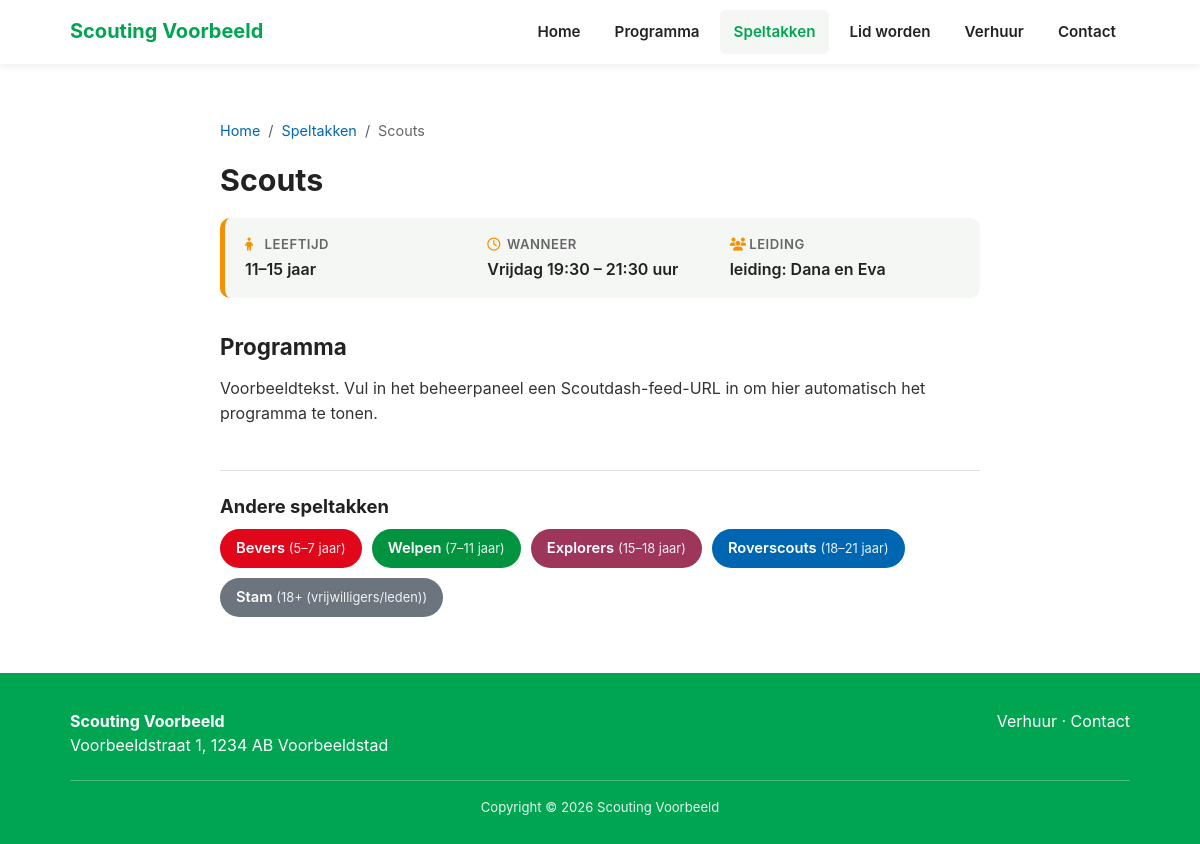
Page /speltak.php?slug=scouts on the committed database.
### tables this page shows
CREATE TABLE IF NOT EXISTS speltakken (
    id           INT UNSIGNED NOT NULL AUTO_INCREMENT,
    naam         VARCHAR(100) NOT NULL,
    slug         VARCHAR(100) NOT NULL,
    kleur        VARCHAR(20)  NOT NULL DEFAULT '#00A551',
    leeftijd     VARCHAR(100) NULL,
    dag_tijd     VARCHAR(190) NULL,
    leiding      VARCHAR(255) NULL,
    toelichting  TEXT NULL,
    feed_url     VARCHAR(500) NULL,
    afmeld_url   VARCHAR(500) NULL,
    logo         VARCHAR(255) NULL,
    inhoud       LONGTEXT NULL,
    meta_omschrijving VARCHAR(255) NULL,
    actief       TINYINT(1) NOT NULL DEFAULT 1,
    volgorde     INT NOT NULL DEFAULT 0,
    bijgewerkt   DATETIME NOT NULL DEFAULT CURRENT_TIMESTAMP ON UPDATE CURRENT_TIMESTAMP,
    PRIMARY KEY (id),
    UNIQUE KEY uniq_slug (slug)
);

### includes/db.php (called while the page is built, shortened)
<?php
function db(): PDO
{
    static $pdo = null;
    if ($pdo === null) {
        $dsn = 'mysql:host=' . DB_HOST . ';port=' . DB_PORT . ';dbname=' . DB_NAME . ';charset=' . DB_CHARSET;
        try {
            $pdo = new PDO($dsn, DB_USER, DB_PASS, [
                PDO::ATTR_ERRMODE => PDO::ERRMODE_EXCEPTION,
                PDO::ATTR_DEFAULT_FETCH_MODE => PDO::FETCH_ASSOC,
                PDO::ATTR_EMULATE_PREPARES => false,
            ]);
        } catch (PDOException $e) {
            http_response_code(500);
            if (APP_DEBUG) {
                die('Databaseverbinding mislukt: ' . htmlspecialchars($e->getMessage()));
            }
            die('Er is een probleem met de website. Probeer het later opnieuw.');
        }
    }
    return $pdo;
}

### speltak.php (the view, shortened to what this page needs)
<?php
require_once __DIR__ . '/includes/functions.php';
$slug = isset($_GET['slug']) ? trim((string) $_GET['slug']) : '';
$sp = $slug !== '' ? get_speltak_by_slug($slug) : null;
if ($sp) {
    $crumbs = [['Home', './'], ['Speltakken', speltakken_url()], [$sp['naam'], speltak_url($sp['slug'])]];
    $andere = array_values(array_filter(get_speltakken(true), fn($o) => (int) $o['id'] !== (int) $sp['id']));
}
include __DIR__ . '/includes/site_layout_top.php';
?>
<section class="pagina-content">
  <div class="container pagina-container">
    <?php if ($sp): ?>
    <?= breadcrumbs_html($crumbs) ?>
    <div class="speltak-titel" style="--speltak-kleur:<?= e($sp['kleur']) ?>">
      <h1><?= e($sp['naam']) ?></h1>
    </div>
    <?php if (!empty($sp['leeftijd']) || !empty($sp['dag_tijd']) || !empty($sp['leiding'])): ?>
    <dl class="speltak-feiten" style="--speltak-kleur:<?= e($sp['kleur']) ?>">
      <?php if (!empty($sp['leeftijd'])): ?>
      <div>
        <dt><i class="fa-solid fa-child" aria-hidden="true"></i> Leeftijd</dt>
        <dd><?= e($sp['leeftijd']) ?></dd>
      </div>
      <?php endif; ?>
      <?php if (!empty($sp['dag_tijd'])): ?>
      <div>
        <dt><i class="fa-regular fa-clock" aria-hidden="true"></i> Wanneer</dt>
        <dd><?= e($sp['dag_tijd']) ?></dd>
      </div>
      <?php endif; ?>
      <?php if (!empty($sp['leiding'])): ?>
      <div>
        <dt><i class="fa-solid fa-users" aria-hidden="true"></i> Leiding</dt>
        <dd><?= e($sp['leiding']) ?></dd>
      </div>
      <?php endif; ?>
    </dl>
    <?php endif; ?>
    <h2 class="speltak-programma-titel">Programma</h2>
    <?php if (!empty($sp['feed_url'])): ?>
      <?php if (!empty($sp['afmeld_url'])): ?>
      <p class="speltak-afmelden">Afmelden voor een opkomst? <a href="<?= e($sp['afmeld_url']) ?>" target="_blank" rel="noopener"<?= ga_event_attrs('afmeld_click', ['speltak' => $sp['slug']]) ?>>Klik hier</a>.</p>
      <?php endif; ?>
      <div class="prog-list" data-feed-slug="<?= e($sp['slug']) ?>" id="feed-<?= e($sp['slug']) ?>">
        <p class="prog-loading">Programma wordt geladen&hellip;</p>
      </div>
    <?php elseif (!empty($sp['toelichting'])): ?>
      <div class="pagina-body"><?= add_lazy_loading($sp['toelichting'])  ?></div>
    <?php else: ?>
      <p class="prog-empty">Er is op dit moment geen programma beschikbaar.</p>
    <?php endif; ?>
    <?php if ($andere): ?>
    <nav class="speltak-andere" aria-label="Andere speltakken">
      <h2>Andere speltakken</h2>
      <ul>
        <?php foreach ($andere as $o): ?>
        <li><a href="<?= e(speltak_url($o['slug'])) ?>" style="background:<?= e($o['kleur']) ?>"><?= e($o['naam']) ?><?= $o['leeftijd'] ? ' <small>(' . e($o['leeftijd']) . ')</small>' : '' ?></a></li>
        <?php endforeach; ?>
      </ul>
    </nav>
    <?php endif; ?>
    <?php else: ?>
    <h1>Speltak niet gevonden</h1>
    <p>Deze speltak bestaat niet (meer). <a href="<?= e(speltakken_url()) ?>">Bekijk alle speltakken</a> of ga <a href="./">terug naar de homepage</a>.</p>
    <?php endif; ?>
  </div>
</section>
<?php include __DIR__ . '/includes/site_layout_bottom.php'; ?>

### assets/css/style.css (style rules this page uses)
:root { --green:#00A551; --green-dark:#00893f; --blue:#0066B2; --orange:#F2940A; --red:#E1071A; --brique:#9e365b; --yellow:#FCDD17; --gray:#6c757d; --dark:#222; --text:#333; --bg:#ffffff; --light:#f5f7f5; --bevers: #E1071A; --welpen: #019340; --scouts: #f29102; --explorers: #9e365b; }
* { box-sizing:border-box; }
html { scroll-behavior:smooth; scroll-padding-top:90px; }
body { margin:0; font-family:-apple-system,BlinkMacSystemFont,"Segoe UI",Roboto,Helvetica,Arial,sans-serif; color:var(--text); background:var(--bg); line-height:1.55; }
a { color:var(--blue); text-decoration:none; }
h1,h2,h3 { font-weight:700; color:var(--dark); }
.container { max-width:1100px; margin:0 auto; padding:0 20px; }
section { padding:56px 0; }
.pagina-container { max-width:800px; }
.pagina-content h1 { margin:0 0 28px; font-size:1.9rem; }
.pagina-body p { margin:0 0 16px; }
.speltak-titel { display:flex; align-items:center; gap:18px; margin-bottom:20px; }
.pagina-content .speltak-titel h1 { margin:0; }
.speltak-feiten { display:grid; grid-template-columns:repeat(auto-fit,minmax(180px,1fr)); gap:12px; margin:0 0 28px; padding:16px 20px; background:var(--light); border-radius:10px; border-left:5px solid var(--speltak-kleur, var(--green)); }
.speltak-feiten dt { font-size:0.82rem; text-transform:uppercase; letter-spacing:.04em; color:#666; font-weight:600; }
.speltak-feiten dt i { color:var(--speltak-kleur, var(--green)); width:1.2em; }
.speltak-feiten dd { margin:2px 0 0; font-weight:600; color:var(--dark); }
.speltak-programma-titel { margin:36px 0 16px; font-size:1.4rem; }
.speltak-andere { margin-top:44px; padding-top:24px; border-top:1px solid #e2e2e2; }
.speltak-andere h2 { font-size:1.15rem; margin:0 0 12px; }
.speltak-andere ul { list-style:none; margin:0; padding:0; display:flex; flex-wrap:wrap; gap:10px; }
.speltak-andere a { display:inline-block; padding:8px 16px; border-radius:20px; color:#fff; font-weight:600; font-size:0.92rem; }
.speltak-andere small { font-weight:400; opacity:0.9; }
a { transition:color .2s ease, background-color .2s ease, opacity .2s ease; }

### rows in the picture
speltakken: naam "Scouts", leeftijd "11–15 jaar", dag_tijd "Vrijdag 19:30 – 21:30 uur", leiding "leiding: Dana en Eva", toelichting "Voorbeeldtekst. Vul in het beheerpaneel een Scoutdash-feed-URL in om hier automatisch het programma te tonen."
speltakken: naam "Bevers", leeftijd "5–7 jaar"
speltakken: naam "Welpen", leeftijd "7–11 jaar"
speltakken: naam "Explorers", leeftijd "15–18 jaar"
speltakken: naam "Roverscouts", leeftijd "18–21 jaar"
speltakken: naam "Stam", leeftijd "18+ (vrijwilligers/leden)"

### other values in the picture
get_setting('org_naam') "Scouting Voorbeeld"
$name "Home"
$name "Speltakken"
$name "Scouts"
get_setting('org_straat') "Voorbeeldstraat 1"
get_setting('org_postcode') "1234 AB"
get_setting('org_plaats') "Voorbeeldstad"
get_setting_with_year('footer_copyright') "Copyright © 2026 Scouting Voorbeeld"
